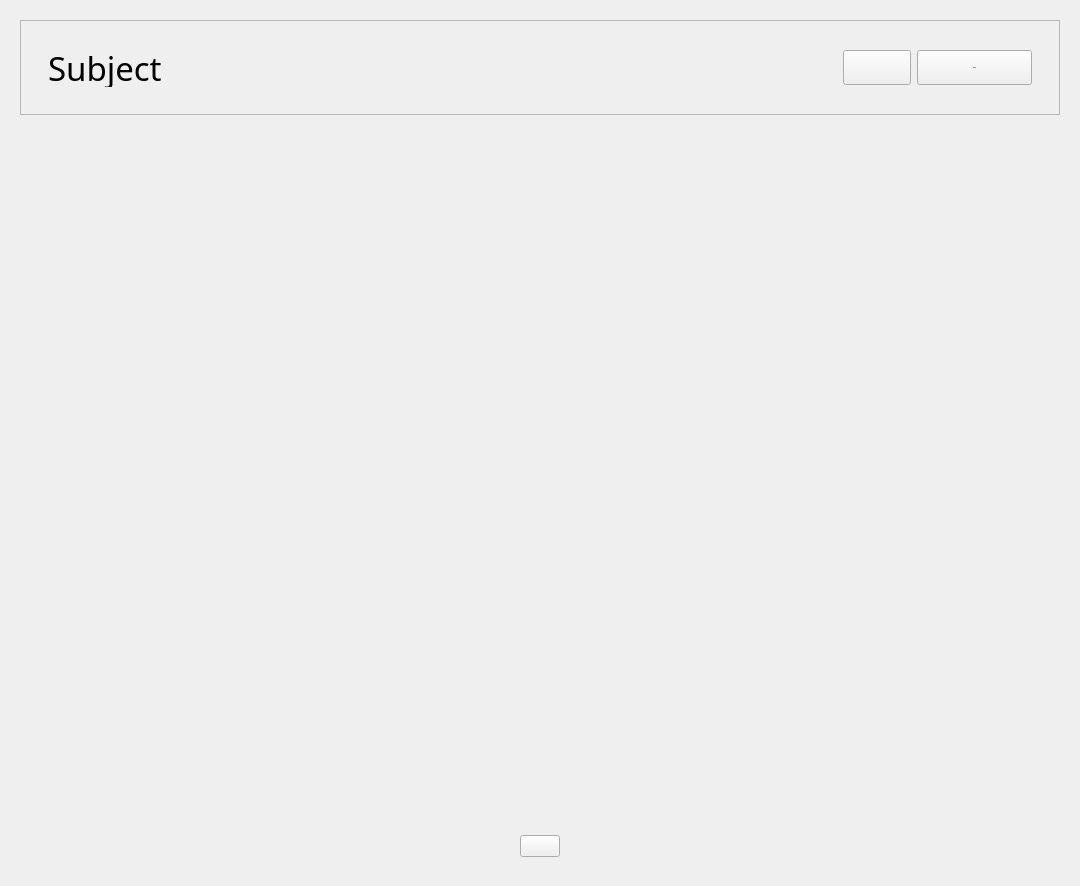
                   <widget class="QWidget" name="subj">
                    <attribute name="title">
                     <string>Subjects</string>
                    </attribute>
                    <layout class="QVBoxLayout" name="verticalLayout_8">
                     <item>
                      <widget class="QWidget" name="container_4" native="true">
                       <layout class="QVBoxLayout" name="verticalLayout_9">
                        <item>
                         <widget class="QWidget" name="widget_8" native="true">
                          <property name="minimumSize">
                           <size>
                            <width>0</width>
                            <height>800</height>
                           </size>
                          </property>
                          <layout class="QHBoxLayout" name="horizontalLayout_23">
                           <property name="spacing">
                            <number>0</number>
                           </property>
                           <property name="leftMargin">
                            <number>0</number>
                           </property>
                           <property name="topMargin">
                            <number>0</number>
                           </property>
                           <property name="rightMargin">
                            <number>0</number>
                           </property>
                           <property name="bottomMargin">
                            <number>0</number>
                           </property>
                           <item alignment="Qt::AlignTop">
                            <widget class="QFrame" name="Box_4">
                             <property name="sizePolicy">
                              <sizepolicy hsizetype="Preferred" vsizetype="Preferred">
                               <horstretch>0</horstretch>
                               <verstretch>0</verstretch>
                              </sizepolicy>
                             </property>
                             <property name="frameShape">
                              <enum>QFrame::StyledPanel</enum>
                             </property>
                             <property name="frameShadow">
                              <enum>QFrame::Raised</enum>
                             </property>
                             <layout class="QVBoxLayout" name="verticalLayout_27">
                              <item alignment="Qt::AlignTop">
                               <widget class="QWidget" name="sub_list" native="true">
                                <property name="maximumSize">
                                 <size>
                                  <width>16777215</width>
                                  <height>75</height>
                                 </size>
                                </property>
                                <layout class="QVBoxLayout" name="verticalLayout_28">
                                 <item>
                                  <widget class="QWidget" name="Sub1_4" native="true">
                                   <property name="sizePolicy">
                                    <sizepolicy hsizetype="Preferred" vsizetype="Preferred">
                                     <horstretch>0</horstretch>
                                     <verstretch>0</verstretch>
                                    </sizepolicy>
                                   </property>
                                   <property name="minimumSize">
                                    <size>
                                     <width>0</width>
                                     <height>0</height>
                                    </size>
                                   </property>
                                   <property name="maximumSize">
                                    <size>
                                     <width>16777215</width>
                                     <height>85</height>
                                    </size>
                                   </property>
                                   <property name="styleSheet">
                                    <string notr="true"/>
                                   </property>
                                   <layout class="QHBoxLayout" name="horizontalLayout_24">
                                    <item>
                                     <widget class="QLabel" name="subject">
                                      <property name="font">
                                       <font>
                                        <family>Agency FB</family>
                                        <pointsize>25</pointsize>
                                       </font>
                                      </property>
                                      <property name="text">
                                       <string>Subject</string>
                                      </property>
                                     </widget>
                                    </item>
                                    <item>
                                     <widget class="QPushButton" name="pushButton_3">
                                      <property name="minimumSize">
                                       <size>
                                        <width>0</width>
                                        <height>35</height>
                                       </size>
                                      </property>
                                      <property name="maximumSize">
                                       <size>
                                        <width>68</width>
                                        <height>16777215</height>
                                       </size>
                                      </property>
                                      <property name="font">
                                       <font>
                                        <family>Orbitron</family>
                                        <pointsize>-1</pointsize>
                                        <weight>75</weight>
                                        <bold>true</bold>
                                       </font>
                                      </property>
                                      <property name="text">
                                       <string/>
                                      </property>
                                      <property name="icon">
                                       <iconset resource="icon.qrc">
                                        <normaloff>:/icons/del.png</normaloff>:/icons/del.png</iconset>
                                      </property>
                                      <property name="iconSize">
                                       <size>
                                        <width>45</width>
                                        <height>35</height>
                                       </size>
                                      </property>
                                     </widget>
                                    </item>
                                    <item>
                                     <widget class="QPushButton" name="pushButton_8">
                                      <property name="minimumSize">
                                       <size>
                                        <width>0</width>
                                        <height>35</height>
                                       </size>
                                      </property>
                                      <property name="maximumSize">
                                       <size>
                                        <width>115</width>
                                        <height>16777215</height>
                                       </size>
                                      </property>
                                      <property name="font">
                                       <font>
                                        <family>Orbitron</family>
                                        <pointsize>-1</pointsize>
                                        <weight>75</weight>
                                        <bold>true</bold>
                                       </font>
                                      </property>
                                      <property name="text">
                                       <string>View</string>
                                      </property>
                                     </widget>
                                    </item>
                                   </layout>
                                  </widget>
                                 </item>
                                </layout>
                               </widget>
                              </item>
                             </layout>
                            </widget>
                           </item>
                          </layout>
                         </widget>
                        </item>
                        <item>
                         <widget class="QWidget" name="new_4" native="true">
                          <property name="minimumSize">
                           <size>
                            <width>0</width>
                            <height>0</height>
                           </size>
                          </property>
                          <layout class="QHBoxLayout" name="horizontalLayout_25">
                           <property name="leftMargin">
                            <number>500</number>
                           </property>
                           <property name="rightMargin">
                            <number>500</number>
                           </property>
                           <item>
                            <widget class="QPushButton" name="new_sub">
                             <property name="maximumSize">
                              <size>
                               <width>75</width>
                               <height>16777215</height>
                              </size>
                             </property>
                             <property name="text">
                              <string/>
                             </property>
                             <property name="icon">
                              <iconset resource="icon.qrc">
                               <normaloff>:/icons/add.png</normaloff>:/icons/add.png</iconset>
                             </property>
                             <property name="iconSize">
                              <size>
                               <width>44</width>
                               <height>31</height>
                              </size>
                             </property>
                            </widget>
                           </item>
                          </layout>
                         </widget>
                        </item>
                       </layout>
                      </widget>
                     </item>
                    </layout>
                   </widget>
